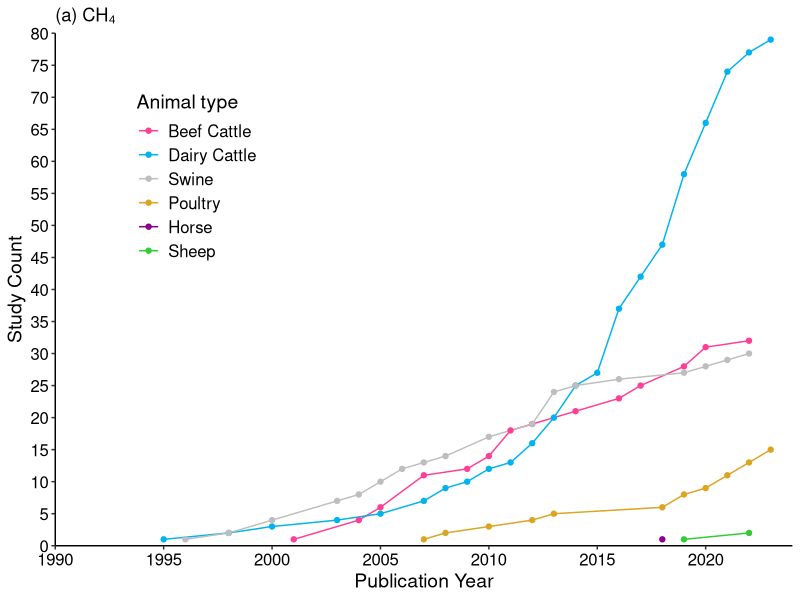
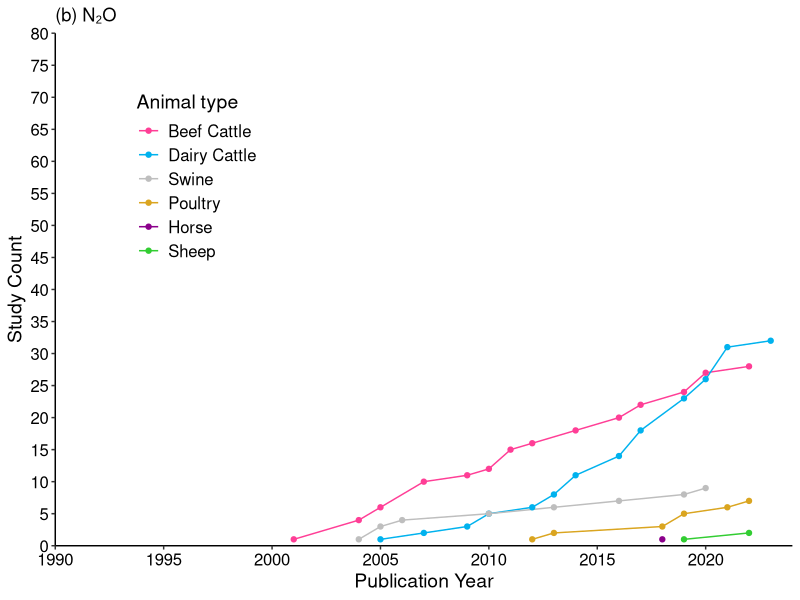
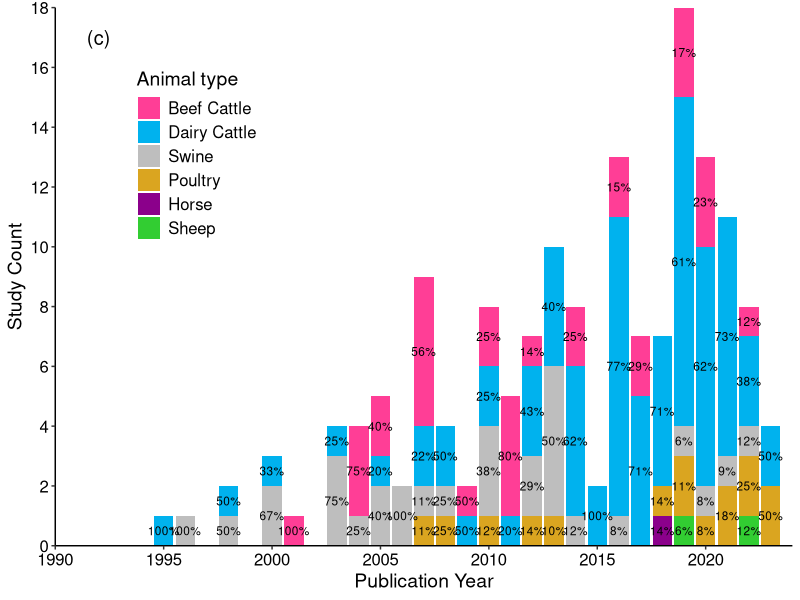
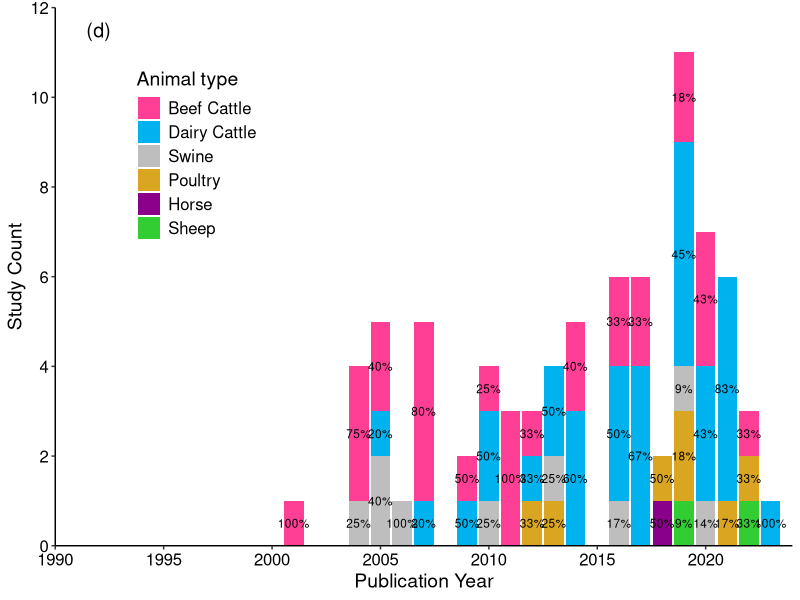
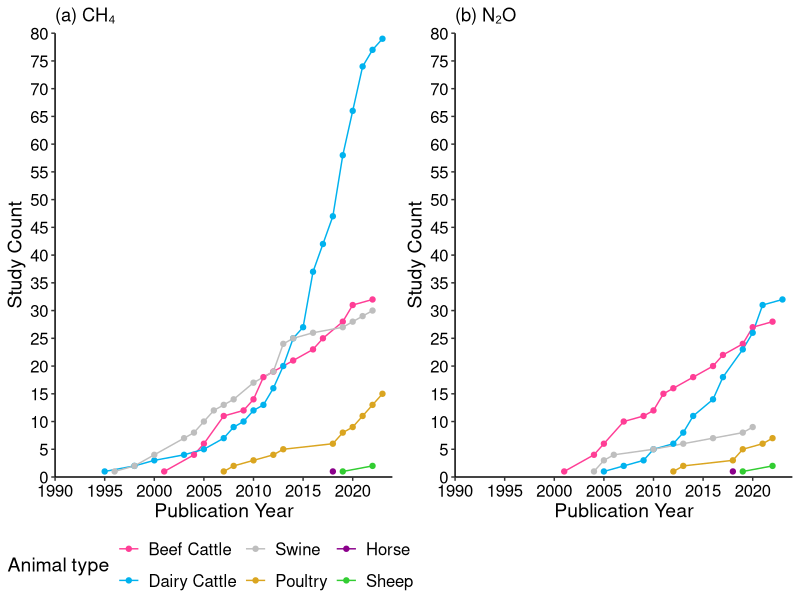
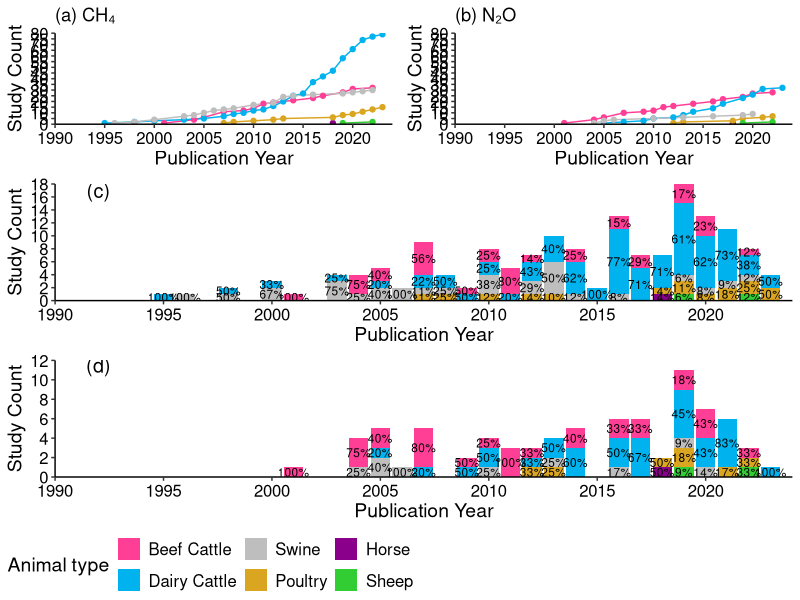

R code for these plots, in order:
#To prepare figure for livestock, CH4 and N2O
#Figure 3
library(tidyverse);library(ggpubr); library(RColorBrewer)

#CH4
#read data
GHG.CH4 <- read.csv("input/Canada GHG storage lit review data 20240611.csv",header = T)
#obtain studies with field measurement 
GHG.storage <- GHG.CH4[grepl("Storage", GHG.CH4$GHG.source),]
GHG.storage <- GHG.storage[GHG.storage$CH4==TRUE,]
GHG.storage <- GHG.storage %>%
  drop_na(Livestock)

#Livestock types
livestock_data <- GHG.storage %>%
  separate_rows(Livestock, sep = ",\\s*") %>%
  group_by(Pub..year,Livestock) %>%
  summarise(Number = n()) %>%
  ungroup() %>%
  group_by(Livestock) %>%
  arrange(Pub..year) %>%
  mutate(Animal = cumsum(Number)) %>%
  ungroup() %>%
  group_by(Pub..year) %>%
  mutate(Percentage = Number / sum(Number) * 100)
livestock_data$Livestock <- factor(livestock_data$Livestock, 
                                   levels=c("Beef Cattle", "Dairy Cattle",
                                            "Swine", "Poultry","Horse",
                                            "Sheep"))

#Livestock count
livestock_count <- GHG.storage %>%
  separate_rows(Livestock, sep = ",\\s*") %>%
  group_by(Livestock) %>%
  summarise(Number = n())



#N2O
GHG.storage.N2O <- GHG.storage[GHG.storage$N2O==TRUE,]
GHG.storage.N2O <- GHG.storage.N2O %>%
  drop_na(Livestock)

#Livestock types
livestock_data_N2O <- GHG.storage.N2O %>%
  separate_rows(Livestock, sep = ",\\s*") %>%
  group_by(Pub..year,Livestock) %>%
  summarise(Number = n()) %>%
  ungroup() %>%
  group_by(Livestock) %>%
  arrange(Pub..year) %>%
  mutate(Animal = cumsum(Number)) %>%
  ungroup() %>%
  group_by(Pub..year) %>%
  mutate(Percentage = Number / sum(Number) * 100)
livestock_data_N2O$Livestock <- factor(livestock_data_N2O$Livestock, 
                                       levels=c("Beef Cattle", "Dairy Cattle",
                                                "Swine", "Poultry","Horse",
                                                "Sheep"))

#Livestock count
livestock_count_N2O <- GHG.storage.N2O %>%
  separate_rows(Livestock, sep = ",\\s*") %>%
  group_by(Livestock) %>%
  summarise(Number = n())



#Figure on livestock
Figure3a <- ggplot(data = na.omit(livestock_data), 
                  aes(x = Pub..year, y = Animal, color = Livestock, group = Livestock)) +
  geom_line() +
  geom_point() +
  labs(x = "Publication Year", y = "Study Count", color = "Animal type", title = "(a) CH₄") +
  scale_color_manual(values = c("Beef Cattle" = "violetred1", "Dairy Cattle" = "deepskyblue2", 
                               "Swine" = "grey", "Poultry" = "goldenrod",
                               "Horse" = "darkmagenta", "Sheep" = "limegreen")) +
  theme_classic() + 
  theme(axis.text = element_text(size = 12, color = "black"),
        axis.title.x = element_text(size = 14),
        axis.title.y = element_text(size = 14),
        legend.position = c(0.1, 0.9),  # Adjust the legend position
        legend.justification = c(0, 1),  # Align the legend to top-left
        legend.title = element_text(size = 14),  # Adjust legend title font size
        legend.text = element_text(size = 12),
        axis.line = element_line(color = "black")) +
  scale_y_continuous(limits = c(0, 80), 
                     breaks = seq(0, 80, by = 5),
                     expand = c(0, 0))+
  scale_x_continuous(limits = c(1990, 2024), 
                     breaks = seq(1990, 2024 , by = 5),
                     expand = c(0, 0))
Figure3a

Figure3b <- ggplot(data = na.omit(livestock_data_N2O), 
                   aes(x = Pub..year, y = Animal, color = Livestock, group = Livestock)) +
  geom_line() +
  geom_point() +
  labs(x = "Publication Year", y = "Study Count", color = "Animal type", title = "(b) N₂O") +
  scale_color_manual(values = c("Beef Cattle" = "violetred1", "Dairy Cattle" = "deepskyblue2", 
                                "Swine" = "grey", "Poultry" = "goldenrod",
                                "Horse" = "darkmagenta", "Sheep" = "limegreen")) +
  theme_classic() +
  theme(axis.text = element_text(size = 12, color = "black"),
        axis.title.x = element_text(size = 14),
        axis.title.y = element_text(size = 14),
        legend.position = c(0.1, 0.9),  # Adjust the legend position
        legend.justification = c(0, 1),  # Align the legend to top-left
        legend.title = element_text(size = 14),  # Adjust legend title font size
        legend.text = element_text(size = 12),
        axis.line = element_line(color = "black")) +
  scale_y_continuous(limits = c(0, 80), 
                     breaks = seq(0, 80, by = 5),
                     expand = c(0, 0))+
  scale_x_continuous(limits = c(1990, 2024), 
                     breaks = seq(1990, 2024 , by = 5),
                     expand = c(0, 0))
Figure3b

Figure3c <- ggplot(data = na.omit(livestock_data), 
                           aes(x = Pub..year, y = Number, fill = Livestock, group = Livestock)) +
  geom_bar(stat = "identity",
           linetype = 0) +
  labs(x = "Publication Year", y = "Study Count", fill = "Animal type") +
  scale_fill_manual(values = c("Beef Cattle" = "violetred1", "Dairy Cattle" = "deepskyblue2", 
                               "Swine" = "grey", "Poultry" = "goldenrod",
                               "Horse" = "darkmagenta", "Sheep" = "limegreen")) +
  theme_classic() +
  theme(axis.text = element_text(size = 12, color = "black"),
        axis.title.x = element_text(size = 14),
        axis.title.y = element_text(size = 14),
        legend.position = c(0.1, 0.9),  # Adjust the legend position
        legend.justification = c(0, 1),  # Align the legend to top-left
        legend.title = element_text(size = 14),  # Adjust legend title font size
        legend.text = element_text(size = 12),
        axis.line = element_line(color = "black")) +
  geom_text(aes(label = paste0(round(Percentage, 0), "%")),
            position = position_stack(vjust = 0.5),
            size = 3,
            color = "black") +
  scale_y_continuous(limits = c(0, 18), 
                     breaks = seq(0, 18, by = 2),
                     expand = c(0, 0))+
  scale_x_continuous(limits = c(1990, 2024), 
                     breaks = seq(1990, 2024 , by = 5),
                     expand = c(0, 0)) +
  annotate("text", x = 1992, y = 17, 
           label = "(c)",size = 5)
Figure3c

Figure3d <- ggplot(data = na.omit(livestock_data_N2O), 
                   aes(x = Pub..year, y = Number, fill = Livestock, group = Livestock)) +
  geom_bar(stat = "identity",
           linetype = 0) +
  labs(x = "Publication Year", y = "Study Count", fill = "Animal type") +
  scale_fill_manual(values = c("Beef Cattle" = "violetred1", "Dairy Cattle" = "deepskyblue2", 
                               "Swine" = "grey", "Poultry" = "goldenrod",
                               "Horse" = "darkmagenta", "Sheep" = "limegreen")) +
  theme_classic() +
  theme(axis.text = element_text(size = 12, color = "black"),
        axis.title.x = element_text(size = 14),
        axis.title.y = element_text(size = 14),
        legend.position = c(0.1, 0.9),  # Adjust the legend position
        legend.justification = c(0, 1),  # Align the legend to top-left
        legend.title = element_text(size = 14),  # Adjust legend title font size
        legend.text = element_text(size = 12),
        axis.line = element_line(color = "black")) +
  geom_text(aes(label = paste0(round(Percentage, 0), "%")),
            position = position_stack(vjust = 0.5),
            size = 3,
            color = "black") +
  scale_y_continuous(limits = c(0, 12), 
                     breaks = seq(0, 12, by = 2),
                     expand = c(0, 0))+
  scale_x_continuous(limits = c(1990, 2024), 
                     breaks = seq(1990, 2024 , by = 5),
                     expand = c(0, 0)) +
  annotate("text", x = 1992, y = 11.5, 
           label = "(d)",size = 5)
Figure3d


#Export figure 2 panels
ggsave("output/Figure 3 - Livestock CH4 and N2O.png", 
       ggarrange(Figure3a, Figure3b, 
                 nrow = 1, ncol = 2,
                 common.legend = TRUE, legend = "bottom"),
       width = 24, height = 12, units = "cm",
       dpi = 300)
#Export figure 4 panels
ggsave("output/Figure 3 - Livestock CH4 and N2O (4 panels).png", 
       ggarrange(ggarrange(Figure3a, Figure3b, ncol = 2, legend = "none"), 
                 Figure3c, Figure3d,
                 nrow = 3,
                 common.legend = TRUE, legend = "bottom"),
       width = 24, height = 24, units = "cm",
       dpi = 300)
